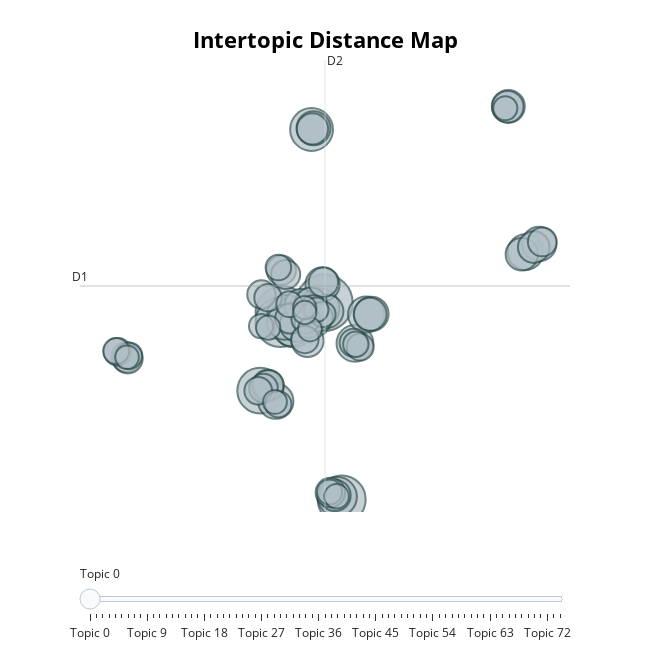

The cell this chart's notebook holds for it:
### Markdown cell above
# BERTopic viz

### Code cell
# Principle components for each topic, this suggest we could've gotten away with using even fewer topics
topic_model.visualize_topics()
